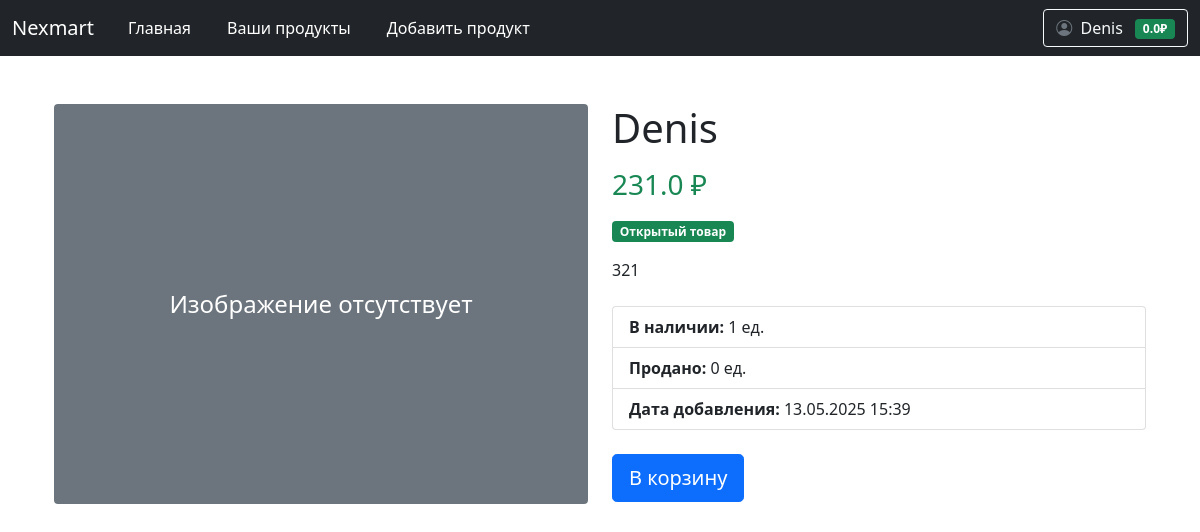
The page /products/1 (signed in) on the database its author committed.
### data/user.py (models this page shows, shortened)
class User(SqlAlchemyBase, UserMixin):
    __tablename__ = 'users'
    id = Column(Integer, primary_key=True, autoincrement=True)
    email = Column(String, unique=True, nullable=False)
    hashed_password = Column(String, nullable=False)
    surname = Column(String, nullable=False)
    name = Column(String, nullable=False)
    modified_date = Column(DateTime)
    balance = Column(Float, default=0.0, nullable=False)
    products = relationship("Product", back_populates="user")

### data/product.py (models this page shows)
class Product(SqlAlchemyBase):
    __tablename__ = 'products'
    id = sqlalchemy.Column(sqlalchemy.Integer, primary_key=True, autoincrement=True)
    name = sqlalchemy.Column(sqlalchemy.String, nullable=False)
    price = sqlalchemy.Column(sqlalchemy.Float, nullable=False)
    description = sqlalchemy.Column(sqlalchemy.Text)
    created_date = sqlalchemy.Column(sqlalchemy.DateTime, default=datetime.datetime.now)
    open = sqlalchemy.Column(sqlalchemy.Boolean)  # открыт ли продукт для общего доступа
    amount_available = sqlalchemy.Column(sqlalchemy.Integer)  # сколько есть продукта для продажи
    amount_sell = sqlalchemy.Column(sqlalchemy.Integer)  # сколько продано для статистики
    image = sqlalchemy.Column(sqlalchemy.String)
    user_id = sqlalchemy.Column(sqlalchemy.Integer, sqlalchemy.ForeignKey('users.id'))
    user = sqlalchemy.orm.relationship('User', back_populates='products')

### main.py (the view)
@app.route('/products/<int:product_id>')
def show_product(product_id):
    db_sess = db_session.create_session()
    product = db_sess.query(Product).filter(Product.id == product_id).first()
    return render_template('product.html', product=product)

### data/db_session.py (called while the page is built)
def create_session() -> Session:
    global __factory
    return __factory()

### main.py (called while the page is built)
@login_manager.user_loader
def load_user(user_id):
    db_sess = db_session.create_session()
    return db_sess.query(User).get(user_id)

### templates/product.html
{% extends "base.html" %}
{% block content %}
<div class="container my-5">
    <div class="row">
        <div class="col-md-6">
            {% if product.image %}
                <img src="{{ url_for('static', filename='upload/' + product.image) }}"
                     alt="{{ product.name }}"
                     class="img-fluid rounded shadow-sm">
            {% else %}
                <div class="bg-secondary text-white d-flex align-items-center justify-content-center"
                     style="height: 400px; border-radius: .25rem;">
                    <span class="fs-4">Изображение отсутствует</span>
                </div>
            {% endif %}
        </div>
        <div class="col-md-6">
            <h1 class="mb-3">{{ product.name }}</h1>
            <h3 class="text-success mb-3">{{ product.price }} ₽</h3>
            {% if product.open %}
            <span class="badge bg-success mb-3">Открытый товар</span>
            {% else %}
            <span class="badge bg-danger mb-3">Закрытый товар</span>
            {% endif %}
            <p class="mb-4">{{ product.description or "Описание отсутствует." }}</p>
            <ul class="list-group mb-4">
                <li class="list-group-item">
                    <strong>В наличии:</strong>
                    {% if product.amount_available and product.amount_available > 0 %}
                    {{ product.amount_available }} ед.
                    {% else %}
                    <span class="text-danger">Нет в наличии</span>
                    {% endif %}
                </li>
                <li class="list-group-item">
                    <strong>Продано:</strong> {{ product.amount_sell or 0 }} ед.
                </li>
                <li class="list-group-item">
                    <strong>Дата добавления:</strong> {{ product.created_date.strftime('%d.%m.%Y %H:%M') if
                    product.created_date else '-' }}
                </li>
            </ul>
            {% if product.amount_available and product.amount_available > 0 and product.open %}
            <a href="{{ url_for('add_cart', product_id=product.id) }}" class="btn btn-primary btn-lg">
                В корзину
            </a>
            {% else %}
            <button class="btn btn-secondary btn-lg">Нет в наличии</button>
            {% endif %}
        </div>
    </div>
</div>
{% endblock %}

### templates/base.html (shortened to what this page needs)
<!doctype html>
<html lang="ru">
<head>
                    <link href="https://cdn.jsdelivr.net/npm/bootstrap@5.0.2/dist/css/bootstrap.min.css" rel="stylesheet">
                    <link rel="stylesheet" href="https://cdn.jsdelivr.net/npm/bootstrap-icons@1.8.1/font/bootstrap-icons.css">
    <link rel="stylesheet" href="{{ url_for('static', filename='css/style.css') }}">
    <link rel="stylesheet" href="https://cdnjs.cloudflare.com/ajax/libs/font-awesome/6.5.1/css/all.min.css">
    <link rel="stylesheet" href="{{ url_for('static', filename='css/auth_styles.css') }}">
</head>
<body>
<header>
    <nav class="navbar navbar-expand-md navbar-dark bg-dark" aria-label="Fourth navbar example">
        <div class="container-fluid">
          <a class="navbar-brand" href="#">Nexmart</a>
          <div class="collapse navbar-collapse" id="navbarsExample04">
            <ul class="navbar-nav me-auto mb-2 mb-md-0">
              <li class="nav-item">
                <a class="nav-link active" aria-current="page" href="/">Главная</a>
              </li>
                {% if not current_user.is_authenticated %}
                <li class="nav-item">
                <a class="nav-link active" aria-current="page" href="/register"></a>
              </li>
                <li class="nav-item">
                <a class="nav-link active" aria-current="page" href="/login"></a>
              </li>
                {% else %}
                <li class="nav-item">
                <a class="nav-link active" href="/user/products">Ваши продукты</a>
              </li>
                <li class="nav-item">
                <a class="nav-link active" href="/user/products/add">Добавить продукт</a>
              </li>
                {% endif %}
            </ul>
            {% if current_user.is_authenticated %}
            <div class="d-flex align-items-center">
              <div class="dropdown">
                <button class="btn btn-outline-light dropdown-toggle" type="button" id="profileDropdown" data-bs-toggle="dropdown" aria-expanded="false">
                  <i class="bi bi-person-circle me-1"></i>
                  {{ current_user.name }}
                  <span class="badge bg-success ms-2">{{ current_user.balance }}₽</span>
                </button>
              </div>
            </div>
            {% else %}
            <div class="d-flex">
              <a href="/login" class="btn btn-outline-light me-2">Войти</a>
              <a href="/register" class="btn btn-success">Регистрация</a>
            </div>
            {% endif %}
          </div>
        </div>
      </nav>
</header>
<div class="container mt-4">
    {% block content %}{% endblock %}
</div>
</body>
</html>

### static/css/style.css (style rules this page uses)
.navbar-nav .nav-link { position: relative; transition: all 0.5s ease; margin: 0 10px; }
.navbar-nav .nav-link::after { content: ''; position: absolute; width: 0; height: 2px; bottom: 0; left: 50%; background-color: #90caf9; transition: all 0.3s ease; }
.dropdown-toggle { position: relative; transition: all 0.3s ease; }
.badge.bg-success { transition: all 0.3s ease; }
.bi-person-circle { color: #6c757d; transition: all 0.3s ease; }
.btn { position: relative; overflow: hidden; }
.btn::after { content: ''; position: absolute; top: 50%; left: 50%; width: 5px; height: 5px; background: rgba(255, 255, 255, 0.3); opacity: 0; border-radius: 50%; transform: scale(1, 1) translate(-50%, -50%); transform-origin: 50% 50%; }

### rows shown on the page
User: name "Denis", balance "0.0"
Product: name "Denis", price "231.0", description "321", amount_available "1", amount_sell "0", created_date "13.05.2025 15:39"
